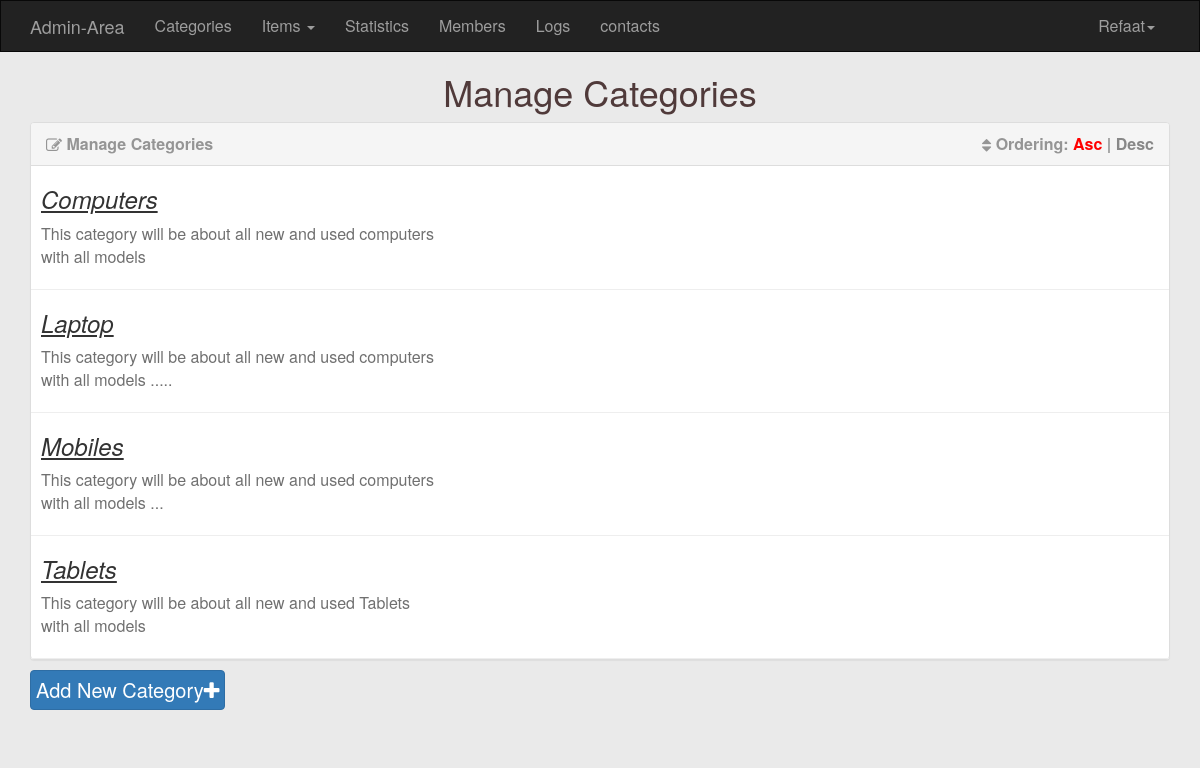
The app's page /Admin/category.php (signed in), older data.
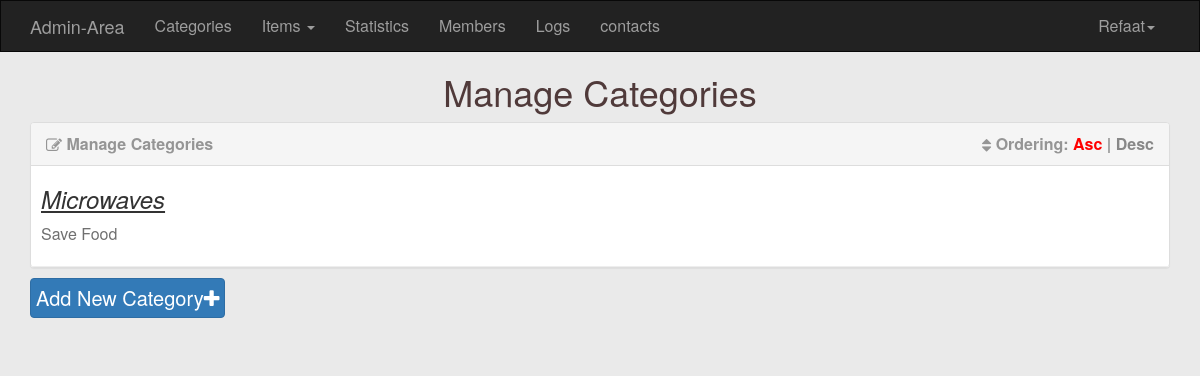
The same page, newer data.
### tables this page shows
CREATE TABLE IF NOT EXISTS `categories` (
  `ID` int(11) NOT NULL AUTO_INCREMENT,
  `Name` varchar(255) NOT NULL,
  `Description` text NOT NULL,
  `Comments` varchar(255) NOT NULL,
  PRIMARY KEY (`ID`)
);

### Admin/category.php (the view, shortened to what this page needs)
<?php
    if(isset($_SESSION['username']))
    {
        include "init.php";
        $do = isset($_GET['do']) ? $_GET['do'] : 'manage';
        if($do == "manage")
        {
            $sort = 'asc';
            $stmt=$con->prepare("select * from categories ORDER BY Name $sort");
            $stmt->execute();
            $rows = $stmt->fetchAll();
            ?>
             <h1 class="text-center">Manage Categories</h1>
			<div class="container categories">
				<div class="panel panel-default">
					<div class="panel-heading">
						<i class="fa fa-edit"></i> Manage Categories
						<div class="option pull-right">
							<i class="fa fa-sort"></i> Ordering:
				        <a class="<?php if ($sort == 'asc') { echo 'active'; } ?>" href="?sort=asc">Asc</a> |
                        <a class="<?php if ($sort == 'desc') { echo 'active'; } ?>" href="?sort=desc">Desc</a>
						</div>
					</div>
                    <div class="panel-body">
						<?php
							foreach($rows as $cat) {
								echo "<div class='cat'>";
                                echo "<h3>" . $cat['Name'] . '</h3>';
                                echo "<div class='full-view'>";
										echo "<p>"; if($cat['Description'] == '') { echo 'This category has no description'; } else { echo $cat['Description']; } echo "</p>";
								echo "</div>";
								echo "</div>";
								echo "<hr>";
							}
						?>
					</div>
                </div>
                <a href="category.php?do=add" class="AddBtn btn btn-primary">Add New Category<i class="fa fa-plus"></i></a>
            </div>
            <?php
        }
    }
  else
    {
        header('Location:index.php');
        exit();
    }
include $tpl . "footer.php";
?>

Row changes from the older to the newer data that the page shows:
removed categories: Name "Computers", Description "This category will be about all new and used computers with all models"
removed categories: Name "Laptop", Description "This category will be about all new and used computers with all models ....."
removed categories: Name "Mobiles", Description "This category will be about all new and used computers with all models ..."
removed categories: Name "Tablets", Description "This category will be about all new and used Tablets with all models"
added categories: Name "Microwaves", Description "Save Food"
